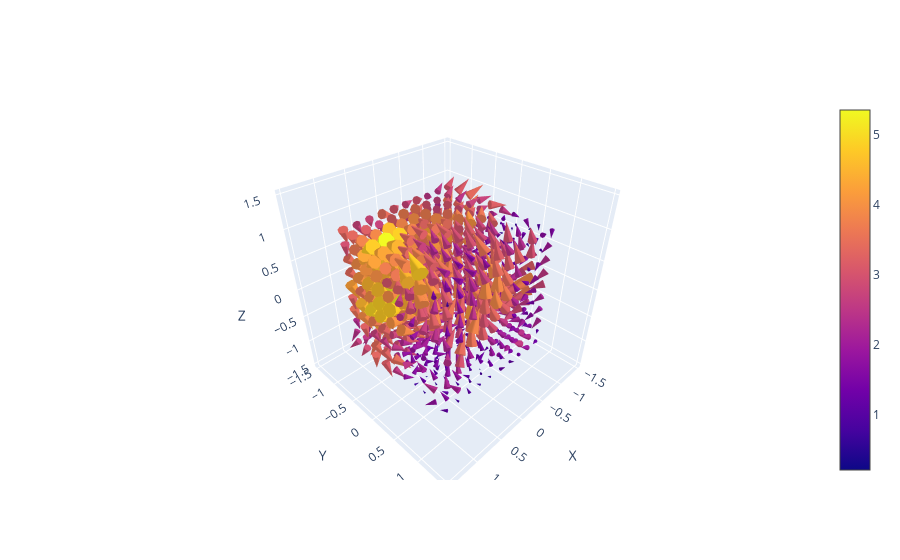

Source (notebook cell):
### Code cell
plotter.plotter(grid_x, grid_y, grid_z, U1, V1, W1)

### Figure 1 — Plotly figure (JSON) as saved in the notebook; plotly's stock layout.template omitted (floating-point values rounded to 4 significant figures; data arrays with more than 128 entries replaced by an {"elided": "..."} marker saying what was removed)
{"data": [{"anchor": "tail", "sizemode": "scaled", "sizeref": 2, "type": "cone", "u": {"elided": "1000 float values"}, "v": {"elided": "1000 float values"}, "w": {"elided": "1000 float values"}, "x": {"elided": "1000 float values"}, "y": {"elided": "1000 float values"}, "z": {"elided": "1000 float values"}}], "layout": {"scene": {"xaxis": {"title": {"text": "X"}}, "yaxis": {"title": {"text": "Y"}}, "zaxis": {"title": {"text": "Z"}}}}}
